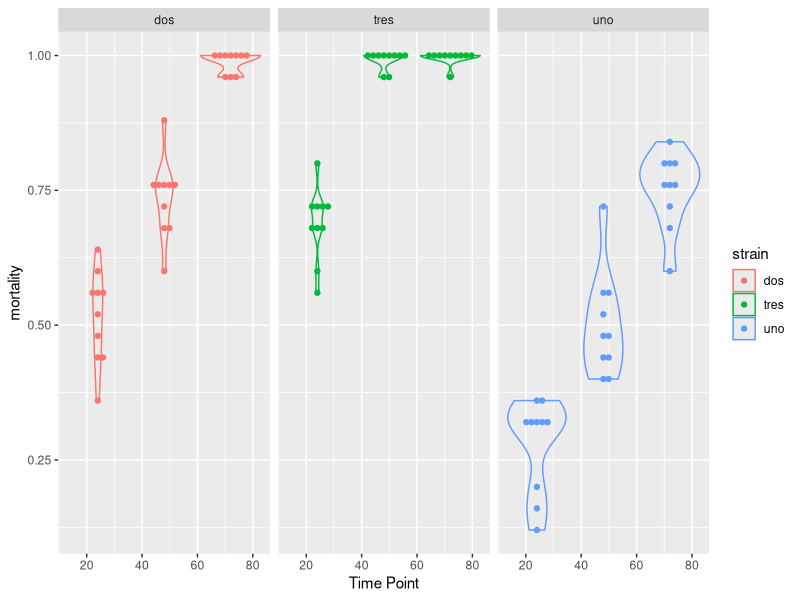

Here is the R script that generated this plot:
rm(list=ls())
library(tidyverse)
library(ggbeeswarm)
#setwd("~/bioassay_analysis_workshop/Meeting_3") #set your wd!
data.wide <- read_csv("three.strain.three.timepoints.csv")
head(data.wide)

#pivot the data to a longer format
data.long<-pivot_longer(data=data.wide,
                        cols = c("dead.hr.24", "dead.hr.48", "dead.hr.72"), #the colums we want to stack
                        names_to = "Time Point", #turn column names into data points
                        values_to = "dead") #move data points to 'dead' column
head(data.long)

# calculate mortality
data.long<-mutate(.data=data.long,
                  mortality = dead / total.mosquitoes) #specify new column and calc from existing ones
head(data.long)

#remove non-numeric characters from `Time Point`
data.long<-mutate(.data=data.long,
                  'Time Point' = gsub(pattern='dead.hr.', replace='', x=data.long$'Time Point'))
head(data.long)

#convert time point to numeric variable
data.long$'Time Point'<-as.numeric(data.long$'Time Point')
head(data.long)

#Summarize the mortality in control bottles by mosquito strain 
data.long %>%
  filter(treatment=="negative.control", #remove treatment bottles
         `Time Point`==72) %>% #select only the final time point
  group_by(strain) %>% #specify the groups we want to separate, if any
  summarize(mortality = ( (sum(dead)) / sum(total.mosquitoes) ) ) #summarize mortality across all control bottles

#make the plot!
data.long %>%
  filter(treatment=="treatment") %>% #filter out the negative control bottles
  ggplot(aes(x=`Time Point`, y=mortality, color=strain, group=`Time Point`)) + #define the axes we want and how we want to group the data
  geom_beeswarm(cex = 4) +
  geom_violin(fill=NA) +
  facet_grid(. ~ strain)
